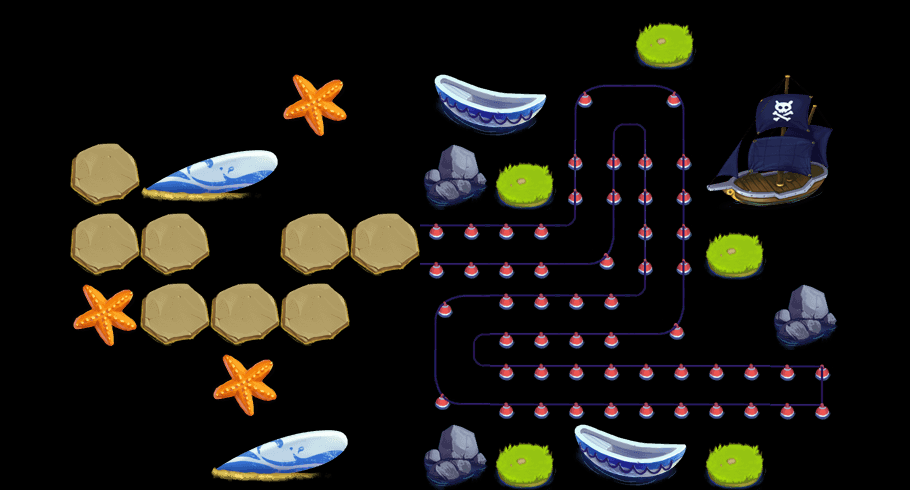

This game map was drawn from its Tiled (.tmx) file and the tilesets committed beside it. A one-line description and the trimmed map source follow:
An orthogonal 13x7 tile map with 70x70 px tiles, 2 tile layers (content, things) and 61 objects (43x water, 5x waterTowerSeat, way1_0, way1_1, way1_2, ...).

<map version="1.0" orientation="orthogonal" width="13" height="7" tilewidth="70" tileheight="70">
 <tileset firstgid="1" name="theme1Tiles" tilewidth="70" tileheight="70" spacing="2" margin="2">
  <image source="theme4Tiles.png" width="512" height="512" />
  <tile id="3">
   <properties>
    <property name="thingIdx" value="309" />
   </properties>
  </tile>
  <tile id="5">
   <properties>
    <property name="thingIdx" value="310" />
   </properties>
  </tile>
  <tile id="7">
   <properties>
    <property name="thingIdx" value="405" />
   </properties>
  </tile>
  <tile id="9">
   <properties>
    <property name="thingIdx" value="201" />
   </properties>
  </tile>
  <tile id="10">
   <properties>
    <property name="thingIdx" value="308" />
   </properties>
  </tile>
  <tile id="12">
   <properties>
    <property name="thingIdx" value="121" />
   </properties>
  </tile>
  <tile id="13">
   <properties>
    <property name="thingIdx" value="122" />
   </properties>
  </tile>
  <tile id="15">
   <properties>
    <property name="thingIdx" value="120" />
   </properties>
  </tile>
  <tile id="16">
   <properties>
    <property name="thingIdx" value="123" />
   </properties>
  </tile>
  <tile id="17">
   <properties>
    <property name="thingIdx" value="101" />
   </properties>
  </tile>
  <tile id="19">
   <properties>
    <property name="way" value="1" />
   </properties>
  </tile>
  <tile id="20">
   <properties>
    <property name="way" value="1" />
   </properties>
  </tile>
  <tile id="21">
   <properties>
    <property name="way" value="1" />
   </properties>
  </tile>
  <tile id="22">
   <properties>
    <property name="way" value="1" />
   </properties>
  </tile>
  <tile id="23">
   <properties>
    <property name="way" value="1" />
   </properties>
  </tile>
  <tile id="24">
   <properties>
    <property name="way" value="1" />
   </properties>
  </tile>
  <tile id="25">
   <properties>
    <property name="way" value="1" />
   </properties>
  </tile>
  <tile id="26">
   <properties>
    <property name="way" value="1" />
   </properties>
  </tile>
  <tile id="27">
   <properties>
    <property name="way" value="1" />
   </properties>
  </tile>
  <tile id="28">
   <properties>
    <property name="way" value="1" />
   </properties>
  </tile>
  <tile id="29">
   <properties>
    <property name="way" value="1" />
   </properties>
  </tile>
  <tile id="30">
   <properties>
    <property name="way" value="1" />
   </properties>
  </tile>
  <tile id="31">
   <properties>
    <property name="way" value="1" />
   </properties>
  </tile>
  <tile id="32">
   <properties>
    <property name="way" value="1" />
   </properties>
  </tile>
  <tile id="33">
   <properties>
    <property name="way" value="1" />
   </properties>
  </tile>
  <tile id="34">
   <properties>
    <property name="way" value="1" />
   </properties>
  </tile>
  <tile id="35">
   <properties>
    <property name="way" value="1" />
   </properties>
  </tile>
  <tile id="36">
   <properties>
    <property name="way" value="1" />
   </properties>
  </tile>
  <tile id="37">
   <properties>
    <property name="way" value="1" />
   </properties>
  </tile>
  <tile id="38">
   <properties>
    <property name="way" value="1" />
   </properties>
  </tile>
  <tile id="39">
   <properties>
    <property name="way" value="1" />
   </properties>
  </tile>
  <tile id="40">
   <properties>
    <property name="way" value="1" />
   </properties>
  </tile>
  <tile id="41">
   <properties>
    <property name="way" value="1" />
   </properties>
  </tile>
  <tile id="42">
   <properties>
    <property name="way" value="1" />
   </properties>
  </tile>
  <tile id="43">
   <properties>
    <property name="way" value="1" />
   </properties>
  </tile>
  <tile id="44">
   <properties>
    <property name="way" value="1" />
   </properties>
  </tile>
  <tile id="45">
   <properties>
    <property name="way" value="1" />
   </properties>
  </tile>
  <tile id="46">
   <properties>
    <property name="way" value="1" />
   </properties>
  </tile>
  <tile id="47">
   <properties>
    <property name="way" value="1" />
   </properties>
  </tile>
 </tileset>
 <layer name="content" width="13" height="7">
  <data>[91 cells, 26 non-empty, 9 distinct tile ids]</data>
 </layer>
 <layer name="things" width="13" height="7">
  <data>[91 cells, 23 non-empty, 11 distinct tile ids]</data>
 </layer>
 <objectgroup name="objs" width="13" height="7">
  <object name="water" x="378" y="29" width="24" height="22" />
  <object name="water" x="373" y="311" width="24" height="22" />
  <object name="water" x="374" y="165" width="24" height="22" />
  <object name="water" x="374" y="107" width="24" height="22" />
  <object name="water" x="375" y="377" width="24" height="22" />
  <object name="water" x="380" y="446" width="24" height="22" />
  <object name="water" x="449" y="238" width="24" height="22" />
  <object name="water" x="505" y="236" width="24" height="22" />
  <object name="water" x="584" y="230" width="24" height="22" />
  <object name="water" x="582" y="170" width="24" height="22" />
  <object name="water" x="588" y="97" width="24" height="22" />
  <object name="water" x="651" y="97" width="24" height="22" />
  <object name="water" x="656" y="170" width="24" height="22" />
  <object name="water" x="650" y="232" width="24" height="22" />
  <object name="water" x="646" y="300" width="24" height="22" />
  <object name="water" x="582" y="301" width="24" height="22" />
  <object name="water" x="520" y="308" width="24" height="22" />
  <object name="water" x="451" y="308" width="24" height="22" />
  <object name="water" x="441" y="373" width="24" height="22" />
  <object name="water" x="509" y="379" width="24" height="22" />
  <object name="water" x="583" y="378" width="24" height="22" />
  <object name="water" x="645" y="375" width="24" height="22" />
  <object name="water" x="720" y="379" width="24" height="22" />
  <object name="water" x="787" y="377" width="24" height="22" />
  <object name="water" x="443" y="450" width="24" height="22" />
  <object name="water" x="585" y="452" width="24" height="22" />
  <object name="water" x="634" y="449" width="24" height="22" />
  <object name="water" x="725" y="312" width="24" height="22" />
  <object name="water" x="796" y="309" width="24" height="22" />
  <object name="water" x="791" y="451" width="24" height="22" />
  <object name="water" x="794" y="241" width="24" height="22" />
  <object name="water" x="798" y="160" width="24" height="22" />
  <object name="water" x="729" y="172" width="24" height="22" />
  <object name="water" x="735" y="114" width="24" height="22" />
  <object name="water" x="805" y="105" width="24" height="22" />
  <object name="water" x="796" y="36" width="24" height="22" />
  <object name="water" x="730" y="31" width="24" height="22" />
  <object name="water" x="597" y="28" width="24" height="22" />
  <object name="water" x="529" y="31" width="24" height="22" />
  <object name="water" x="454" y="25" width="24" height="22" />
  <object name="water" x="452" y="97" width="24" height="22" />
  <object name="water" x="503" y="98" width="24" height="22" />
  <object name="water" x="445" y="174" width="24" height="22" />
  <object name="waterTowerSeat" x="719" y="247" width="27" height="23" />
  <object name="waterTowerSeat" x="511" y="177" width="27" height="23" />
  <object name="waterTowerSeat" x="651" y="36" width="27" height="23" />
  <object name="waterTowerSeat" x="512" y="456" width="27" height="23" />
  <object name="waterTowerSeat" x="721" y="462" width="27" height="23" />
  <object name="way1_0" x="780" y="372" width="21" height="24" />
  <object name="way1_1" x="461" y="369" width="21" height="24" />
  <object name="way1_2" x="449" y="301" width="21" height="24" />
  <object name="way1_3" x="658" y="285" width="21" height="24" />
  </objectgroup>
</map>
<!-- 9 of 61 objects omitted -->
